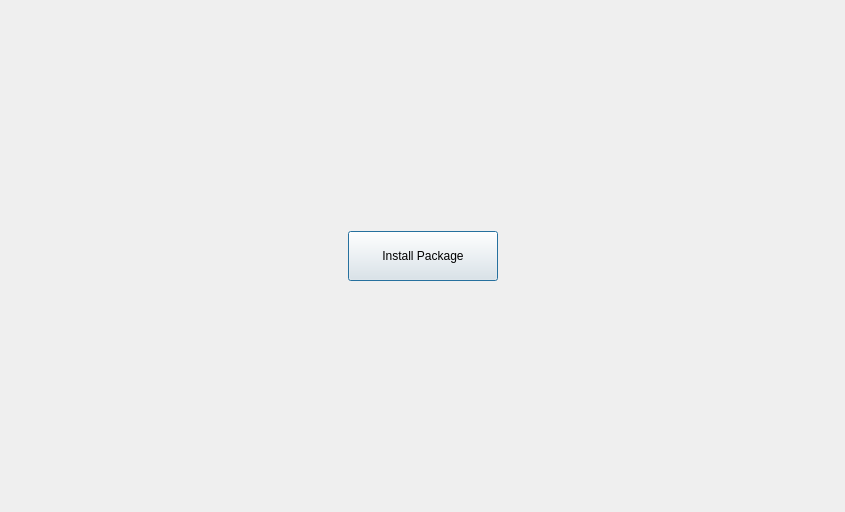
<?xml version="1.0" encoding="UTF-8"?>
<ui version="4.0">
 <class>ArchievePackageManger</class>
 <widget class="QDialog" name="ArchievePackageManger">
  <property name="geometry">
   <rect>
    <x>0</x>
    <y>0</y>
    <width>845</width>
    <height>512</height>
   </rect>
  </property>
  <property name="windowTitle">
   <string>ArchievePackageManger</string>
  </property>
  <layout class="QVBoxLayout" name="verticalLayout">
   <item>
    <widget class="QStackedWidget" name="mainStackedWidget">
     <property name="currentIndex">
      <number>0</number>
     </property>
     <widget class="QWidget" name="initWindow">
      <layout class="QVBoxLayout" name="initLayout">
       <item>
        <spacer name="initVSpacerTop">
         <property name="orientation">
          <enum>Qt::Vertical</enum>
         </property>
         <property name="sizeHint" stdset="0">
          <size>
           <width>20</width>
           <height>40</height>
          </size>
         </property>
        </spacer>
       </item>
       <item>
        <layout class="QHBoxLayout" name="initHLayout">
         <item>
          <spacer name="initHSpacerLeft">
           <property name="orientation">
            <enum>Qt::Horizontal</enum>
           </property>
           <property name="sizeHint" stdset="0">
            <size>
             <width>40</width>
             <height>20</height>
            </size>
           </property>
          </spacer>
         </item>
         <item>
          <widget class="QPushButton" name="addPackage">
           <property name="minimumSize">
            <size>
             <width>150</width>
             <height>50</height>
            </size>
           </property>
           <property name="text">
            <string>Install Package</string>
           </property>
          </widget>
         </item>
         <item>
          <spacer name="initHSpacerRight">
           <property name="orientation">
            <enum>Qt::Horizontal</enum>
           </property>
           <property name="sizeHint" stdset="0">
            <size>
             <width>40</width>
             <height>20</height>
            </size>
           </property>
          </spacer>
         </item>
        </layout>
       </item>
       <item>
        <spacer name="initVSpacerBottom">
         <property name="orientation">
          <enum>Qt::Vertical</enum>
         </property>
         <property name="sizeHint" stdset="0">
          <size>
           <width>20</width>
           <height>40</height>
          </size>
         </property>
        </spacer>
       </item>
      </layout>
     </widget>
     <widget class="QWidget" name="libraryWindow">
      <layout class="QVBoxLayout" name="libraryLayout">
       <item>
        <layout class="QHBoxLayout" name="libraryTopLayout">
         <item>
          <spacer name="libraryHSpacer">
           <property name="orientation">
            <enum>Qt::Horizontal</enum>
           </property>
           <property name="sizeHint" stdset="0">
            <size>
             <width>40</width>
             <height>20</height>
            </size>
           </property>
          </spacer>
         </item>
         <item>
          <widget class="QPushButton" name="deleteBtn">
           <property name="minimumSize">
            <size>
             <width>130</width>
             <height>40</height>
            </size>
           </property>
           <property name="text">
            <string>Uninstall Selected</string>
           </property>
          </widget>
         </item>
         <item>
          <widget class="QPushButton" name="initAdd_2">
           <property name="minimumSize">
            <size>
             <width>100</width>
             <height>40</height>
            </size>
           </property>
           <property name="text">
            <string>Install Package</string>
           </property>
          </widget>
         </item>
        </layout>
       </item>
       <item>
        <widget class="QListWidget" name="packageList"/>
       </item>
      </layout>
     </widget>
     <widget class="QWidget" name="setupWindow">
      <layout class="QVBoxLayout" name="setupLayout">
       <property name="leftMargin">
        <number>50</number>
       </property>
       <property name="topMargin">
        <number>50</number>
       </property>
       <property name="rightMargin">
        <number>50</number>
       </property>
       <property name="bottomMargin">
        <number>50</number>
       </property>
       <item>
        <layout class="QHBoxLayout" name="iconLayout">
         <item>
          <spacer name="iconSpacerLeft">
           <property name="orientation">
            <enum>Qt::Horizontal</enum>
           </property>
           <property name="sizeHint" stdset="0">
            <size>
             <width>40</width>
             <height>20</height>
            </size>
           </property>
          </spacer>
         </item>
         <item>
          <layout class="QVBoxLayout" name="iconVLayout">
           <property name="alignment">
            <set>Qt::AlignCenter</set>
           </property>
           <item>
            <widget class="QLabel" name="iconLabel">
             <property name="minimumSize">
              <size>
               <width>128</width>
               <height>128</height>
              </size>
             </property>
             <property name="maximumSize">
              <size>
               <width>128</width>
               <height>128</height>
              </size>
             </property>
             <property name="frameShape">
              <enum>QFrame::Box</enum>
             </property>
             <property name="text">
              <string>No Icon</string>
             </property>
             <property name="scaledContents">
              <bool>true</bool>
             </property>
             <property name="alignment">
              <set>Qt::AlignCenter</set>
             </property>
            </widget>
           </item>
           <item>
            <widget class="QPushButton" name="iconBrowseBtn">
             <property name="text">
              <string>Change Icon</string>
             </property>
            </widget>
           </item>
           <item>
            <widget class="QCheckBox" name="defaultIconCheckbox">
             <property name="text">
              <string>Use Default Icon</string>
             </property>
            </widget>
           </item>
          </layout>
         </item>
         <item>
          <spacer name="iconSpacerRight">
           <property name="orientation">
            <enum>Qt::Horizontal</enum>
           </property>
           <property name="sizeHint" stdset="0">
            <size>
             <width>40</width>
             <height>20</height>
            </size>
           </property>
          </spacer>
         </item>
        </layout>
       </item>
       <item>
        <spacer name="midSpacer">
         <property name="orientation">
          <enum>Qt::Vertical</enum>
         </property>
         <property name="sizeHint" stdset="0">
          <size>
           <width>20</width>
           <height>40</height>
          </size>
         </property>
        </spacer>
       </item>
       <item>
        <layout class="QGridLayout" name="gridLayout">
         <item row="0" column="0">
          <widget class="QLabel" name="label_1">
           <property name="text">
            <string>App Name:</string>
           </property>
           <property name="alignment">
            <set>Qt::AlignRight|Qt::AlignTrailing|Qt::AlignVCenter</set>
           </property>
          </widget>
         </item>
         <item row="0" column="1">
          <widget class="QLineEdit" name="appNameInput">
           <property name="minimumSize">
            <size>
             <width>0</width>
             <height>30</height>
            </size>
           </property>
          </widget>
         </item>
         <item row="1" column="0">
          <widget class="QLabel" name="label_2">
           <property name="text">
            <string>Executable Path:</string>
           </property>
           <property name="alignment">
            <set>Qt::AlignRight|Qt::AlignTrailing|Qt::AlignVCenter</set>
           </property>
          </widget>
         </item>
         <item row="1" column="1">
          <widget class="QLineEdit" name="execFileInput">
           <property name="minimumSize">
            <size>
             <width>0</width>
             <height>30</height>
            </size>
           </property>
          </widget>
         </item>
         <item row="1" column="2">
          <widget class="QPushButton" name="execBrowseBtn">
           <property name="minimumSize">
            <size>
             <width>80</width>
             <height>30</height>
            </size>
           </property>
           <property name="text">
            <string>Browse</string>
           </property>
          </widget>
         </item>
        </layout>
       </item>
       <item>
        <spacer name="bottomSpacer">
         <property name="orientation">
          <enum>Qt::Vertical</enum>
         </property>
         <property name="sizeHint" stdset="0">
          <size>
           <width>20</width>
           <height>40</height>
          </size>
         </property>
        </spacer>
       </item>
       <item>
        <layout class="QHBoxLayout" name="bottomBtnLayout">
         <item>
          <spacer name="btnSpacer">
           <property name="orientation">
            <enum>Qt::Horizontal</enum>
           </property>
           <property name="sizeHint" stdset="0">
            <size>
             <width>40</width>
             <height>20</height>
            </size>
           </property>
          </spacer>
         </item>
         <item>
          <widget class="QPushButton" name="cancelBtn">
           <property name="minimumSize">
            <size>
             <width>120</width>
             <height>40</height>
            </size>
           </property>
           <property name="text">
            <string>Cancel</string>
           </property>
          </widget>
         </item>
         <item>
          <widget class="QPushButton" name="doneBtn">
           <property name="minimumSize">
            <size>
             <width>120</width>
             <height>40</height>
            </size>
           </property>
           <property name="text">
            <string>Done</string>
           </property>
          </widget>
         </item>
        </layout>
       </item>
      </layout>
     </widget>
    </widget>
   </item>
  </layout>
 </widget>
 <resources/>
 <connections/>
</ui>
